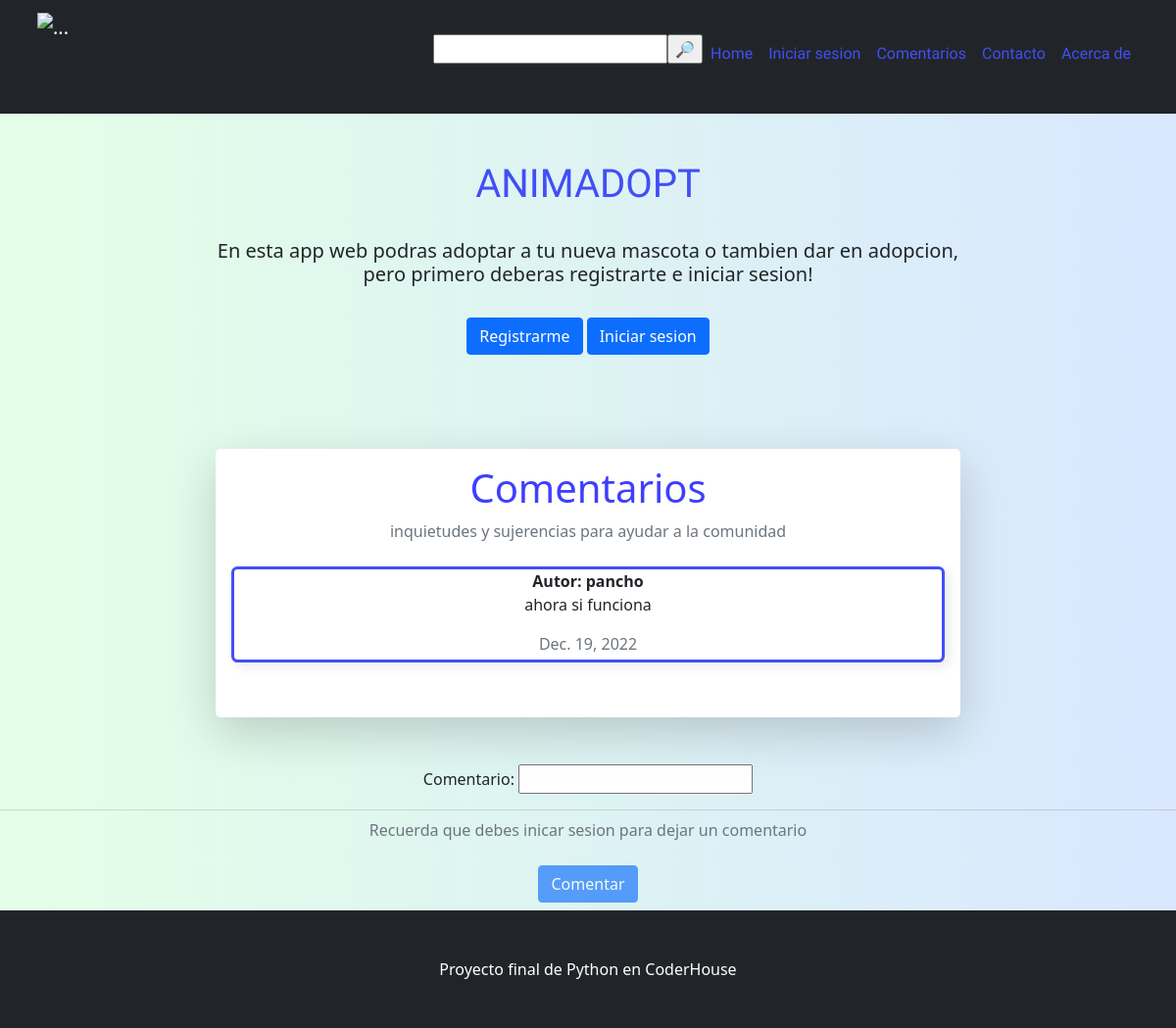
The app's page /comentarios/lcomen/, older data.
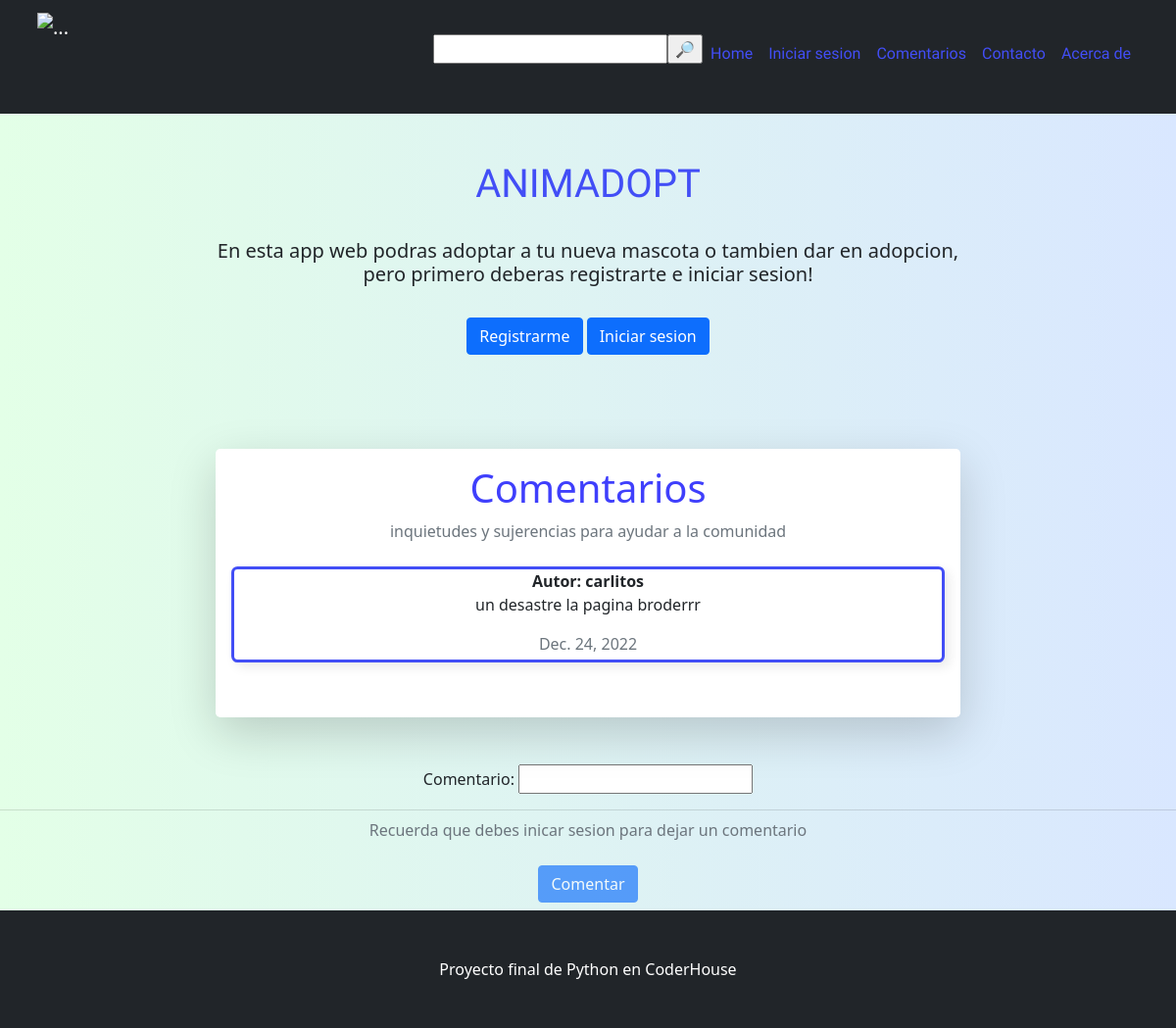
The same page, newer data.
### comenapp/models.py (models this page shows, shortened)
class Coments(models.Model):
    remitente = models.ForeignKey(User, on_delete=models.CASCADE)
    contenido = models.CharField(max_length=1000)
    fecha = models.DateField(default=datetime.now)

### comenapp/views.py (the view)
# urls.py: path('lcomen/', form_comen, name="lcomen"),
def form_comen(request):
    comen = Coments.objects.all()
    usuario = request.user
    if request.method == "POST":
        fcomen = ComentForm(request.POST)
        if fcomen.is_valid():
            coment = fcomen.save(commit=False)
            coment.remitente = request.user
            coment.save()
        return redirect("lcomen")
    else:
        fcomen = ComentForm()
    return render(request, "comenapp/comen_list.html", {"form_comentarios": fcomen, "list_comentarios":comen, "usuarios": usuario})

### comenapp/forms.py
class ComentForm(forms.ModelForm):
    remitente = models.CharField(max_length=50)
    contenido = forms.CharField(label="Comentario")
    class Meta:
        model = Coments
        fields = ('contenido',)

### comenapp/templates/comenapp/comen_list.html (shortened to what this page needs)
{% extends 'blogapp/index.html' %}
{% block comentarios %}
<div class="container px-5 my-5">
    <div class="row justify-content-center">
        <div class="col-lg-8">
            <div class="card border-0 rounded-3 shadow-lg">
                <div class="card-body p-4; text-center">
                    <div class="text-center">
                        <div class="h1 fw-light" style="color: rgb(63, 63, 252);">Comentarios</div>
                        <p style="color: rgb(237, 99, 99);" class="mb-4 text-muted">inquietudes y sujerencias para ayudar a la comunidad</p>
                    </div>
                    {% if list_comentarios %}
                        {% for comen in list_comentarios %}
                            <div>
                                <div style="border-radius: 0.4em;
                                            box-shadow: 0.3em 0.3em 0.7em #00000015;
                                            transition: border 0.5s cubic-bezier(0.175, 0.885, 0.32, 1.275);
                                            border: rgb(66, 78, 246) 0.2em solid;" class="card h-100">
                                <div> <strong class="col-md-5 mb-2" >Autor: <h7>{{ comen.remitente }}</h7></strong></div><p>{{ comen.contenido }}</p><p style="color: rgb(237, 99, 99);" class="mb-1 text-muted">{{ comen.fecha }}</p>
                                    </div>
                            </div>
                            <br>
                        {% endfor %}
                    {% else %}
                    <p>No hay comentarios de momento</p>
                    {% endif %}
                    </div>
                </div>
            </div>
        </div>
    </div>
{% if request.user.is_authenticated %}
<div class="text-center" >
    <form  method="post">
        {% csrf_token %}
            {{ form_comentarios.as_p }}
        <div class="card-footer">
            <input class="btn btn-primary btn-sm" type="submit" value="Comentar" >
        </div>
    </form>
</div>
{% else %}
<div class="text-center" >
    <form method="post" >
        {{ form_comentarios.as_p }}
        <div style="background: linear-gradient(90deg, #e3ffe7 0%, #d9e7ff 100%);" class="card-footer">
            <p class="mb-4 text-muted">Recuerda que debes inicar sesion para dejar un comentario</p>
            <a class="btn btn-primary disabled" href="#!">Comentar</a>
    </form>
</div>
{% endif %}
{% endblock %}

Row changes from the older to the newer data that the page shows:
removed Coments: remitente "pancho", contenido "ahora si funciona", fecha "Dec. 19, 2022"
added Coments: remitente "carlitos", contenido "un desastre la pagina broderrr", fecha "Dec. 24, 2022"
